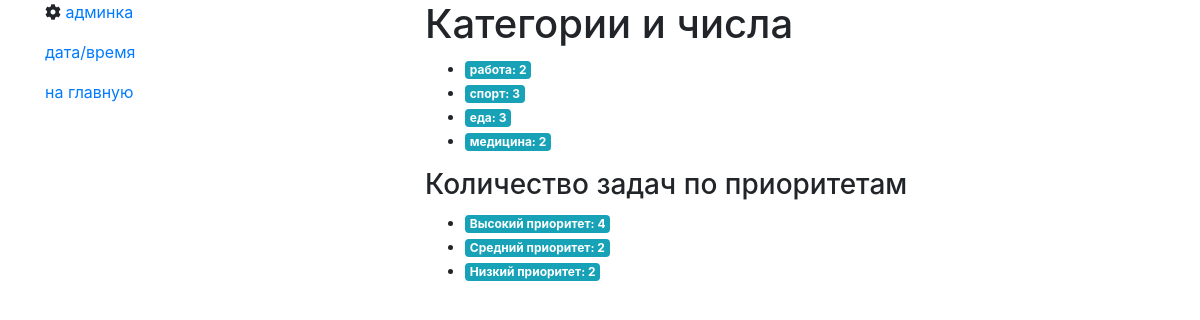
The page / on the database its author committed.
### tasks/models.py (models this page shows, shortened)
class Category(models.Model):
    slug = models.CharField(max_length=128)
    name = models.CharField(max_length=256)
    todos_count = models.PositiveIntegerField(default=0)
    class Meta:
        verbose_name = 'Категория'
        verbose_name_plural = 'Категории'

### tasks/views.py (the view)
# urls.py: path("", views.index, name="index"),
def index(request):
    from django.db.models import Count
    """
    вывод количества категорий прямо из объекта:
    """
    cat = Category.objects.all()
    counts = {c.name: c.todos_count for c in cat}
    prior = Priority.objects.all().order_by('name')
    counts_pr = {pr.get_name_display(): pr.prior_count for pr in prior}
    data = {
        "categories": counts,
        "priority": counts_pr
    }
    return render(request, "tasks/index.html", data)

### tasks/templates/tasks/index.html (shortened to what this page needs)
{% extends "base.html" %}
{% load static %}
{% block main_content %}
  <h1>Категории и числа</h1>
  <ul>
  {% for cat, count in categories.items %}
    <li><span class="badge badge-info">{{ cat }}: {{ count }}</span></li>
  {% empty %}
    <li>Список задач по категориям пуст. Попробуйте добавить их из админки</li>
  {% endfor %}
  </ul>
  <h3>Количество задач по приоритетам</h3>
  <ul>
  {% for prior, count in priority.items %}
    <li><span class="badge badge-info">{{ prior }}: {{ count }}</span></li>
  {% empty %}
    <li>...</li>
  {% endfor %}
  </ul>
{% endblock %}

### rows shown on the page
Category: categories "работа"
Category: categories "спорт"
Category: categories "еда"
Category: categories "медицина"

### other values the page prints
{{ count }} "2" "3" "3" "2"
{{ prior }} "Высокий приоритет" "Средний приоритет" "Низкий приоритет"
{{ count }} "4" "2" "2"
